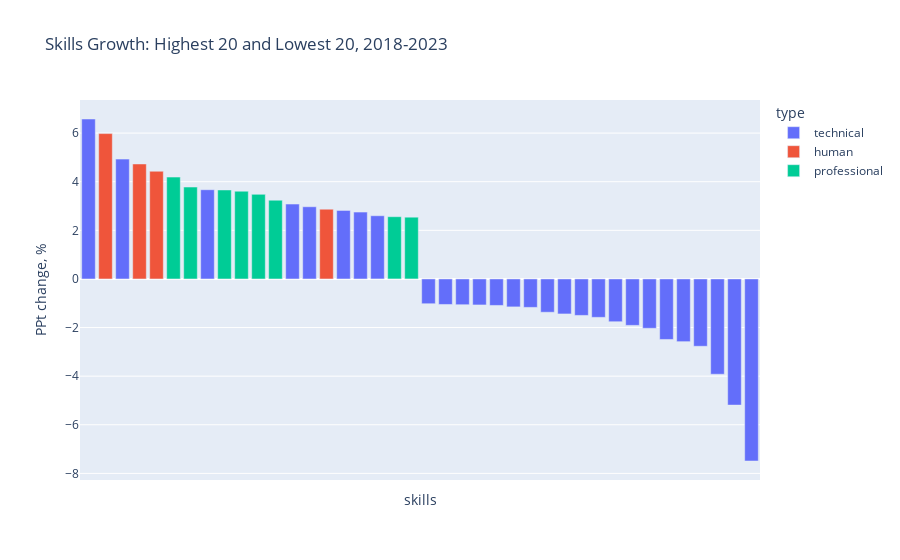

The notebook cell this image was saved under:
### Code cell
### General Skills Trends

# Manually order the x-axis categories based on the percentage change
ordered_x = skills5yr_ncsa.groupby('skills')['propchange_18_23'].max().sort_values(ascending=False).index

fig = px.bar(skills5yr_ncsa, x = 'skills', y='propchange_18_23', color = 'type', category_orders={'skills': ordered_x},
            hover_data={'type': False},
            title = 'Skills Growth: Highest 20 and Lowest 20, 2018-2023')

# Update layout to hide x-axis labels and customize hover information
fig.update_layout(
    xaxis=dict(showticklabels=False),  # Hide x-axis labels
)
# Update layout to set y-axis label
fig.update_yaxes(title_text='PPt change, %')

fig.show()

### Figure 1 — Plotly figure (JSON) as saved in the notebook; plotly's stock layout.template omitted (floating-point values rounded to 4 significant figures)
{"data": [{"alignmentgroup": "True", "customdata": [["technical"], ["technical"], ["technical"], ["technical"], ["technical"], ["technical"], ["technical"], ["technical"], ["technical"], ["technical"], ["technical"], ["technical"], ["technical"], ["technical"], ["technical"], ["technical"], ["technical"], ["technical"], ["technical"], ["technical"], ["technical"], ["technical"], ["technical"], ["technical"], ["technical"], ["technical"], ["technical"], ["technical"]], "hovertemplate": "skills=%{x}<br>propchange_18_23=%{y}<extra></extra>", "legendgroup": "technical", "marker": {"color": "#636efa", "pattern": {"shape": ""}}, "name": "technical", "offsetgroup": "technical", "orientation": "v", "showlegend": true, "textposition": "auto", "type": "bar", "x": ["Cloud Solutions", "Cybersecurity", "Cloud Computing", "Identity and Access Management", "Basic Technical Knowledge", "IT Management", "IT Automation", "Process Improvement and Optimization", "Scripting Languages", "Data Storage", "Computer Hardware", "Database Architecture and Administration", "Web Design and Development", "Middleware", "Enterprise Application Management", "System Design and Implementation", "Virtualization and Virtual Machines", "Software Development", "Query Languages", "Scripting", "Configuration Management", "Distributed Computing", "Java", "Network Protocols", "Databases", "Systems Administration", "Servers", "Operating Systems"], "xaxis": "x", "y": [6.58, 4.93, 3.67, 3.08, 2.97, 2.82, 2.75, 2.6, -1.02, -1.05, -1.06, -1.07, -1.09, -1.15, -1.17, -1.37, -1.44, -1.5, -1.58, -1.76, -1.91, -2.03, -2.49, -2.58, -2.77, -3.92, -5.19, -7.49], "yaxis": "y"}, {"alignmentgroup": "True", "customdata": [["human"], ["human"], ["human"], ["human"]], "hovertemplate": "skills=%{x}<br>propchange_18_23=%{y}<extra></extra>", "legendgroup": "human", "marker": {"color": "#EF553B", "pattern": {"shape": ""}}, "name": "human", "offsetgroup": "human", "orientation": "v", "showlegend": true, "textposition": "auto", "type": "bar", "x": ["Initiative and Leadership", "Communication", "Personal Attributes", "Critical Thinking and Problem Solving"], "xaxis": "x", "y": [5.98, 4.73, 4.43, 2.87], "yaxis": "y"}, {"alignmentgroup": "True", "customdata": [["professional"], ["professional"], ["professional"], ["professional"], ["professional"], ["professional"], ["professional"], ["professional"]], "hovertemplate": "skills=%{x}<br>propchange_18_23=%{y}<extra></extra>", "legendgroup": "professional", "marker": {"color": "#00cc96", "pattern": {"shape": ""}}, "name": "professional", "offsetgroup": "professional", "orientation": "v", "showlegend": true, "textposition": "auto", "type": "bar", "x": ["Office and Productivity Equipment and Technology", "Business Operations", "Project Management", "Regulation and Legal Compliance", "Customer Service", "General Science and Research", "Market Analysis", "Financial Trading"], "xaxis": "x", "y": [4.19, 3.78, 3.66, 3.61, 3.48, 3.24, 2.56, 2.54], "yaxis": "y"}], "layout": {"autosize": true, "barmode": "relative", "legend": {"title": {"text": "type"}, "tracegroupgap": 0}, "title": {"text": "Skills Growth: Highest 20 and Lowest 20, 2018-2023"}, "xaxis": {"anchor": "y", "autorange": true, "categoryarray": ["Cloud Solutions", "Initiative and Leadership", "Cybersecurity", "Communication", "Personal Attributes", "Office and Productivity Equipment and Technology", "Business Operations", "Cloud Computing", "Project Management", "Regulation and Legal Compliance", "Customer Service", "General Science and Research", "Identity and Access Management", "Basic Technical Knowledge", "Critical Thinking and Problem Solving", "IT Management", "IT Automation", "Process Improvement and Optimization", "Market Analysis", "Financial Trading", "Scripting Languages", "Data Storage", "Computer Hardware", "Database Architecture and Administration", "Web Design and Development", "Middleware", "Enterprise Application Management", "System Design and Implementation", "Virtualization and Virtual Machines", "Software Development", "Query Languages", "Scripting", "Configuration Management", "Distributed Computing", "Java", "Network Protocols", "Databases", "Systems Administration", "Servers", "Operating Systems"], "categoryorder": "array", "domain": [0, 1], "range": [-0.5, 39.5], "showticklabels": false, "title": {"text": "skills"}, "type": "category"}, "yaxis": {"anchor": "x", "autorange": true, "domain": [0, 1], "range": [-8.272, 7.362], "title": {"text": "PPt change, %"}, "type": "linear"}}}
